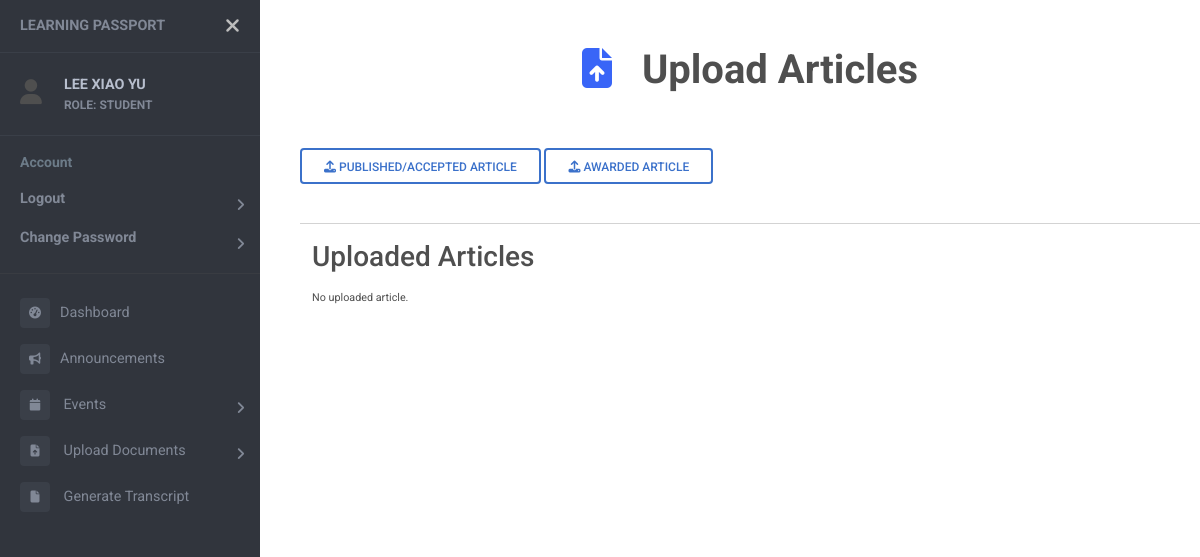
The app's page /upload/article (signed in), older data.
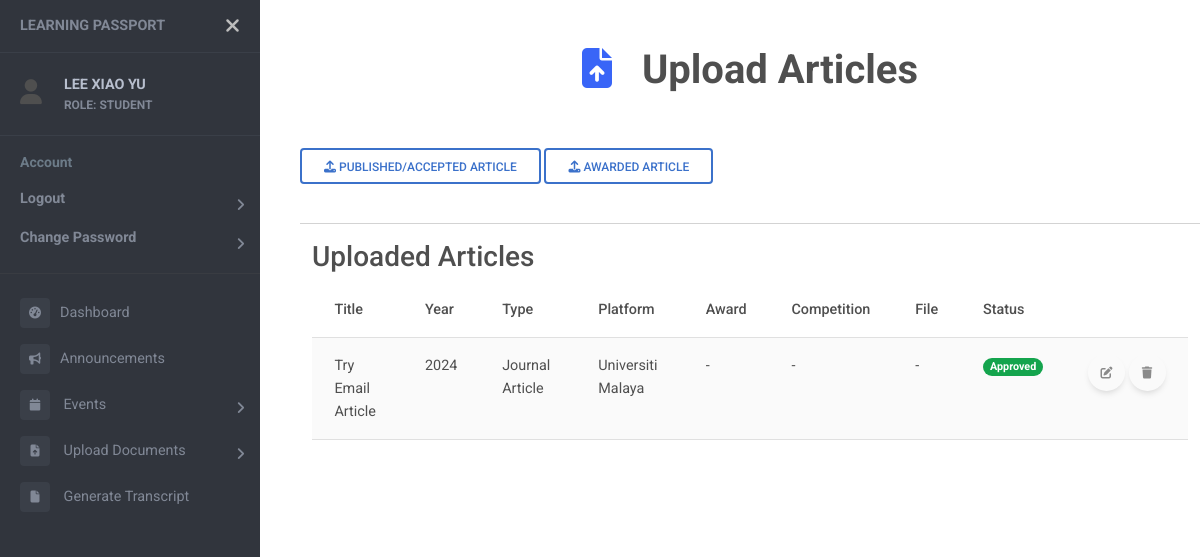
The same page, newer data.
### articles/models.py (models this page shows)
class Article (models.Model):
    date = models.DateField()
    type = models.CharField(max_length=20)
    title = models.CharField(max_length=50)
    platform = models.CharField(max_length=50, null=True)
    comp = models.CharField(max_length=100, null=True)
    award = models.CharField(max_length=50, null=True)
    status = models.BooleanField(null=True)
    student = models.ForeignKey(Student, on_delete=models.CASCADE)
    file = models.FileField(upload_to='article/', null=True)
    filename = models.CharField(max_length=100, null=True)
    published = models.BooleanField(null=True)
    apa = models.CharField(max_length=100, null=True)

### users/decorators.py (the view)
        def wrap(request, *args, **kwargs):
            if request.user.role in allowed_roles:
                return func(request, *args, **kwargs)
            else:
                raise PermissionDenied

### articles/views.py (called while the page is built, shortened)
@login_required
@role_required(['STUDENT'])
def submitArticleView(request):
    student = Student.objects.get(user=request.user.id)
    arts = Article.objects.filter(student=student)
    context = {
        "page_name": "Upload Articles",
        "arts": arts,
        "icon": "fa-solid fa-file-arrow-up",
    }
    return render(request, "upload_article.html", context)

### templates/upload_article.html (shortened to what this page needs)
{% extends "sidebar.html" %} {% block content %} {% load static %}
<link rel="stylesheet" type="text/css" href="{% static 'css/uploads.css' %}">
<head>
</head>
<button type="button" class="btn btn-outline-primary" data-mdb-toggle="modal" data-mdb-target="#upload_article">
  <i class="fas fa-upload"></i>
  Published/Accepted Article
</button>
<button type="button" class="btn btn-outline-primary" data-mdb-toggle="modal" data-mdb-target="#awarded_article">
  <i class="fas fa-upload"></i>
  Awarded Article
</button>
<br><br>
<hr>
<div class="container-fluid table-responsive">
  <h3> Uploaded Articles </h3>
  {% if arts %}
  <table class="table table-striped">
    <thead>
      <tr>
        <th>Title</th>
        <th>Year</th>
        <th>Type</th>
        <th>Platform</th>
        <th>Award</th>
        <th>Competition</th>
        <th>File</th>
        <th>Status</th>
        <th></th>
      </tr>
    </thead>
    <tbody>
      {% for art in arts %}
      <tr>
        <td>{{art.title}} <br></td>
        <td>{{art.date.year}}</td>
        <td>{{art.type}}</td>
        <td>{{art.platform}}</td>
        {% if art.award %}
        <td>{{art.award}}</td>
        <td>{{art.comp}}</td>
        {% else %}
        <td>-</td>
        <td>-</td>
        {% endif %}
        {% if art.status != 1 and art.file %}
        <td><a href="{{ art.file.url }}">Download File</a></td>
        {% else %}
        <td>-</td>
        {% endif %}
        <td>
          {% if art.status == 1 %}
          <span class="badge rounded-pill bg-success">Approved</span>
          {% elif art.status == 0 %}
          <span class="badge rounded-pill bg-danger">Rejected</span>
          {% else %}
          <span class="badge rounded-pill bg-secondary">Pending</span>
          {% endif %}
        </td>
        <form method="POST">
          {% if not art.status == 1 %}
          <td>
            <div class="button-container">
              {% if not art.award %}
              <button id="edit-button" type="button" class="edit-button btn btn-floating" data-mdb-toggle="modal"
                data-mdb-target="#edit_article" data-art-id="{{ art.id }}" onclick="toggleInputFields2()">
                <i class="fas fa-edit"></i>
              </button>
              {% else %}
              <button id="edit-button" type="button" class="edit-awd-button btn btn-floating" data-mdb-toggle="modal"
                data-mdb-target="#edit_awd_article" data-art-id="{{ art.id }}">
                <i class="fas fa-edit"></i>
              </button>
              {% endif %}
              &nbsp;
              <button type="submit" class="btn btn-floating" name="art_delete" value="{{art.id}}"
                onclick="return confirm('Confirm to delete {{art.title}}?')">
                <i class="fas fa-trash"></i></button>
            </div>
          </td>
          {% else %}
          <td>
            <div class="button-container">
              <button class="btn btn-floating" disabled>
                <i class="fas fa-edit"></i></button>
              <button type="submit" class="btn btn-floating" name="art_delete" value="{{art.id}}" disabled>
                <i class="fas fa-trash"></i></button>
            </div>
          </td>
          {% endif %}
        </form>
      </tr>
      {% endfor %}
    </tbody>
  </table>
  {% else %}
  <sub>No uploaded article.</sub>
  {% endif %}
  <br><br>
</div>
<br>
{% endblock %}

Row changes from the older to the newer data that the page shows:
added Article: title "Try Email Article", date.year "2024", type "Journal Article", platform "Universiti Malaya", status "Approved", {{ art.id }} 33 (drawn)
Text that changed along with them:
text no longer shown: "No uploaded article."
text now shown: "Title Year Type Platform Award Competition File Status"
